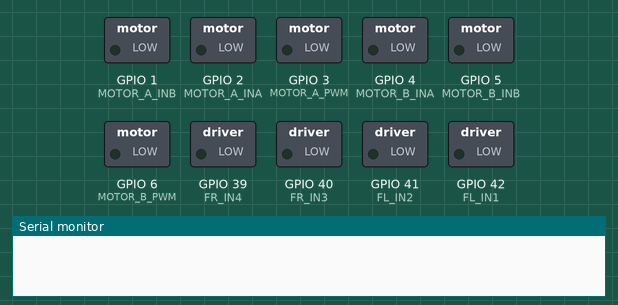
Bench run of a sketch on a simulated ESP32-S3. Parts: switched loads named in the sketch (green lamp = pin HIGH), the last lines printed to the serial monitor.

Above: at 0.0 s.
At 0.6 s:
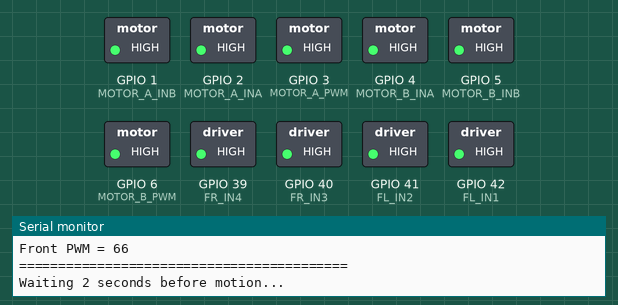
At 2.6 s:
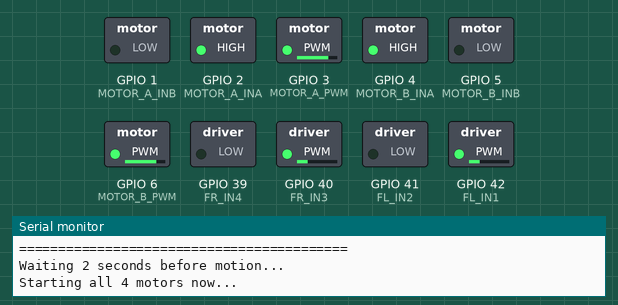
Timing chart, 0 to 7.0 s (numbered marks = the images above):
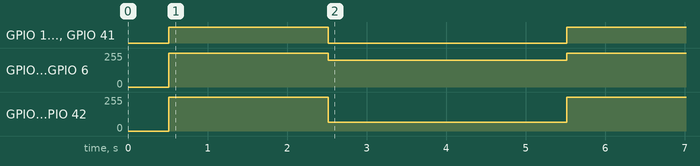

The sketch:

testing_all_legs.ino
```cpp
#include <Arduino.h>

// ============================================================
// STAIR all-motors 3-second test
//
// Auto-runs once after reset:
// 1) wait 2 seconds
// 2) drive all 4 motors forward for 3 seconds
// 3) active brake all motors
// 4) stop
//
// No encoders, no Wi-Fi, no servo
// ============================================================

// ---------------- Rear motor pins ----------------
// Rear Left
#define MOTOR_A_INA   2
#define MOTOR_A_INB   1
#define MOTOR_A_PWM   3

// Rear Right
#define MOTOR_B_INA   4
#define MOTOR_B_INB   5
#define MOTOR_B_PWM   6

// ---------------- Front motor pins ----------------
// Front Left
#define FL_IN1        42
#define FL_IN2        41

// Front Right
#define FR_IN3        40
#define FR_IN4        39

// ---------------- Test timing ----------------
const unsigned long START_DELAY_MS = 2000;
const unsigned long RUN_TIME_MS    = 3000;
const unsigned long BRAKE_HOLD_MS  = 500;

// ---------------- Test PWM ----------------
// Kept close to your current one-leg file values
const uint8_t REAR_TEST_PWM  = 200;
const uint8_t FRONT_TEST_PWM = 66;

bool testDone = false;

// ============================================================
// Rear motor control
// ============================================================
void rearLeftForward(uint8_t speed) {
  digitalWrite(MOTOR_A_INA, HIGH);
  digitalWrite(MOTOR_A_INB, LOW);
  ledcWrite(MOTOR_A_PWM, speed);
}

void rearRightForward(uint8_t speed) {
  digitalWrite(MOTOR_B_INA, HIGH);
  digitalWrite(MOTOR_B_INB, LOW);
  ledcWrite(MOTOR_B_PWM, speed);
}

void rearLeftBrake() {
  digitalWrite(MOTOR_A_INA, HIGH);
  digitalWrite(MOTOR_A_INB, HIGH);
  ledcWrite(MOTOR_A_PWM, 255);
}

void rearRightBrake() {
  digitalWrite(MOTOR_B_INA, HIGH);
  digitalWrite(MOTOR_B_INB, HIGH);
  ledcWrite(MOTOR_B_PWM, 255);
}

// ============================================================
// Front motor control
// ============================================================
void frontLeftForward(uint8_t speed) {
  ledcWrite(FL_IN1, speed);
  digitalWrite(FL_IN2, LOW);
}

void frontRightForward(uint8_t speed) {
  ledcWrite(FR_IN3, speed);
  digitalWrite(FR_IN4, LOW);
}

void frontLeftBrake() {
  ledcWrite(FL_IN1, 255);
  digitalWrite(FL_IN2, HIGH);
}

void frontRightBrake() {
  ledcWrite(FR_IN3, 255);
  digitalWrite(FR_IN4, HIGH);
}

// ============================================================
// Group helpers
// ============================================================
void driveAllForward() {
  rearLeftForward(REAR_TEST_PWM);
  rearRightForward(REAR_TEST_PWM);
  frontLeftForward(FRONT_TEST_PWM);
  frontRightForward(FRONT_TEST_PWM);
}

void brakeAll() {
  rearLeftBrake();
  rearRightBrake();
  frontLeftBrake();
  frontRightBrake();
}

// ============================================================
// Setup
// ============================================================
void setup() {
  Serial.begin(115200);
  delay(500);

  Serial.println();
  Serial.println("===== STAIR ALL-MOTORS 3-SECOND TEST =====");
  Serial.println("Will auto-run once after reset.");
  Serial.println("Pattern: all 4 motors forward for 3 seconds");
  Serial.println("Then active brake.");
  Serial.print("Rear PWM  = ");
  Serial.println(REAR_TEST_PWM);
  Serial.print("Front PWM = ");
  Serial.println(FRONT_TEST_PWM);
  Serial.println("==========================================");

  // Output pins
  pinMode(MOTOR_A_INA, OUTPUT);
  pinMode(MOTOR_A_INB, OUTPUT);
  pinMode(MOTOR_B_INA, OUTPUT);
  pinMode(MOTOR_B_INB, OUTPUT);

  pinMode(FL_IN1, OUTPUT);
  pinMode(FL_IN2, OUTPUT);
  pinMode(FR_IN3, OUTPUT);
  pinMode(FR_IN4, OUTPUT);

  // PWM attach
  ledcAttach(MOTOR_A_PWM, 20000, 8);
  ledcAttach(MOTOR_B_PWM, 20000, 8);
  ledcAttach(FL_IN1, 20000, 8);
  ledcAttach(FR_IN3, 20000, 8);

  // Safe state first
  brakeAll();

  Serial.println("Waiting 2 seconds before motion...");
}

// ============================================================
// Loop
// ============================================================
void loop() {
  if (testDone) {
    delay(1000);
    return;
  }

  delay(START_DELAY_MS);

  Serial.println("Starting all 4 motors now...");
  driveAllForward();

  delay(RUN_TIME_MS);

  Serial.println("Applying active brake...");
  brakeAll();

  delay(BRAKE_HOLD_MS);

  Serial.println("Test complete.");
  testDone = true;
}
```

Measured:
- by itself, GPIO 1 (MOTOR_A_INB), GPIO 5 (MOTOR_B_INB), GPIO 39 (FR_IN4), GPIO 41 (FL_IN2): HIGH → LOW at 2.5 s, → HIGH 3.0 s later
- by itself, GPIO 3 (MOTOR_A_PWM), GPIO 6 (MOTOR_B_PWM): 255/255 → 199/255 at 2.5 s, → 255/255 3.0 s later
- by itself, GPIO 40 (FR_IN3), GPIO 42 (FL_IN1): 255/255 → 66/255 at 2.5 s, → 255/255 3.0 s later
